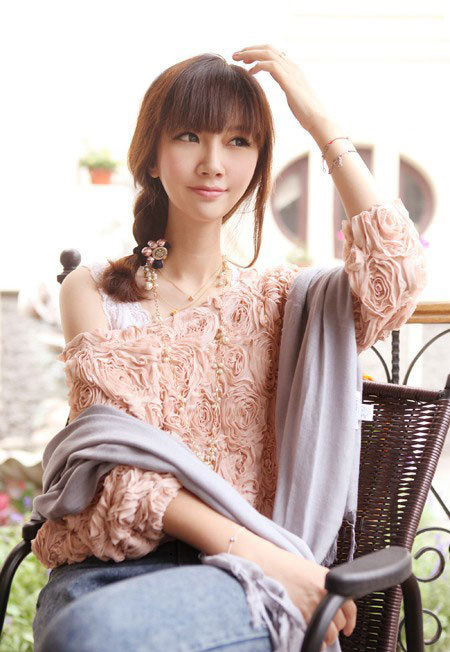
//> input picture Remap/Remap/1.jpg, 450 x 652 px
$ ./main   (built with g++ and OpenCV 4)
//> lines starting //> are read from the running program, lines starting //| are printed output that depends on the picture
//
//  main.cpp
//  Remap --- 重映射
//
//  Created by ZHHJemotion on 2016/11/3.
//  Copyright © 2016年 Lukas_Zhang. All rights reserved.
//

#include <iostream>
#include "opencv2/highgui/highgui.hpp"
#include "opencv2/imgproc/imgproc.hpp"
#include <string>

#define PATH string("/Users/zhangxingjian/Desktop/Programming/C++/OpenCV/opencv_RemapAndSURF/Remap/Remap/")
#define WINDOW_NAME "the window of destination"

using namespace cv;
using namespace std;

//----------------------- 全局变量声明 ------------------------
Mat srcImage, dstImage;
Mat mapX,mapY;

//----------------------- 全局函数申明 ------------------------
int updateMap(int key);
static void showHelpText();

//----------------------- main() function --------------------------
int main(int argc, const char * argv[]) {
    // insert code here...
    std::cout << "Hello, World!\n";

    //===================== small exercise =====================
    //定义变量
    Mat src, dst;
    Mat map_x,map_y;

    //载入原始图
    src = imread(PATH+string("1.jpg"),1);
//> src is the input picture: 652 rows x 450 cols, CV_8UC3; mean B, G, R 174, 179.4, 196.2
    //异常处理
    if (!src.data)
    {
        std::cout<<"error: we cannot read the source image!!! \n";
        return false;
    }
    imshow("the source image", src);

    //创建和原始图一样的效果图，x重映射图，y重映射图
    dst.create(src.size(), src.type());
    map_x.create(src.size(), CV_32FC1);
    map_y.create(src.size(), CV_32FC1);

    //双层循环，遍历每一个像素点，改变map_x和map_y的值
    for (int j = 0; j < src.rows; j++)
    {
        for (int i = 0; i < src.cols; i++)
        {
            //改变map_x和map_y的值
            map_x.at<float>(j,i) = static_cast<float>(i);
            map_y.at<float>(j,i) = static_cast<float>(src.rows-j);
            // (i,j)表示的与(x,y)相反，且在 opencv 中原点在图的左上角
        }
    }
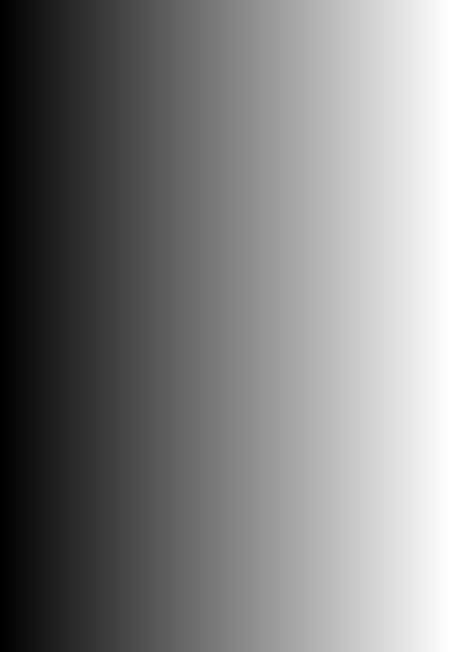
//> map_x: 652 rows x 450 cols, CV_32FC1; min 0, max 449, mean 224.5; drawn with min black and max white
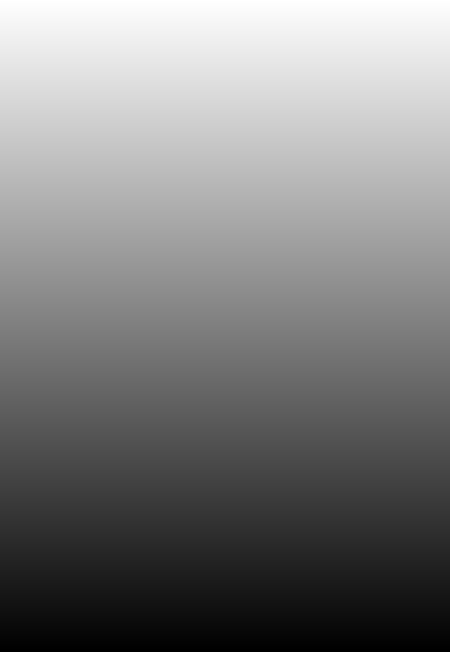
//> map_y: 652 rows x 450 cols, CV_32FC1; min 1, max 652, mean 326.5; drawn with min black and max white

    //进行重映射操作
    remap(src, dst, map_x, map_y, CV_INTER_LINEAR);
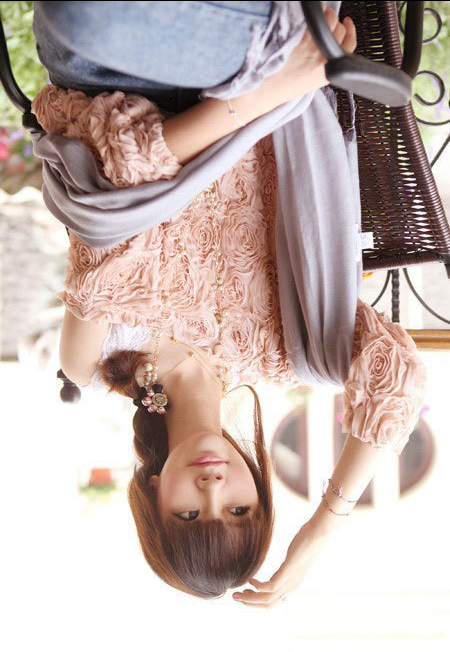
//> dst: 652 rows x 450 cols, CV_8UC3; mean B, G, R 173.6, 179, 195.8

    //显示效果图
    imshow("the result", dst);

    waitKey(0);
    //===============================================================

    //========================= 综合范例 =============================

    showHelpText(); //显示帮助文字

    //载入原始图
    srcImage = imread(PATH+string("1.jpg"),1);
    //异常处理
    if (!srcImage.data)
    {
        printf("error: we cannot read the source image! \n");
        return false;
    }
    imshow("the original image", srcImage);
    //创建窗口并显示
    namedWindow(WINDOW_NAME, CV_WINDOW_AUTOSIZE);
    imshow(WINDOW_NAME, srcImage);

    //创建和原始图一样的效果图，x重映射图，y重映射图
    dstImage.create(srcImage.size(), srcImage.type());
    mapX.create(srcImage.size(), CV_32FC1);
    mapY.create(srcImage.size(), CV_32FC1);

    //轮询按键，更新mapX和mapY的值，进行重映射操作并显示效果图
    while (1)
    {
        //获得键盘按键
        int key = waitKey(0);
//> the Esc key is pressed

        //判断ESC是否按下，若按下便退出
        if ((key & 255) == 27)
        {
            cout << "程序退出...........\n";
            break;
        }

        //根据按下的键盘来更新mapX和mapY的值，然后调用remap()进行映射
        updateMap(key);
        remap(srcImage, dstImage, mapX, mapY, CV_INTER_LINEAR);

        //显示效果图
        imshow(WINDOW_NAME, dstImage);
    }


    return 0;
}


//------------------------ updateMap() function ----------------------------
//   根据按键来更新mapX和mapY的值
//--------------------------------------------------------------------------
int updateMap(int key)
{
    //双层循环，遍历每一个像素点
    for (int j = 0; j < srcImage.rows; j++)
    {
        for (int i = 0; i < srcImage.cols; i++)
        {
            switch(key)
            {
                case '1': //按键1表示向内收缩的重映射
                    if (i > srcImage.cols*0.25 && i < srcImage.cols*0.75 && j > srcImage.rows*0.25 && j < srcImage.cols*0.75)
                    {
                        mapX.at<float>(j,i) = static_cast<float>(2*(i-srcImage.cols*0.25)+0.5);
                        //mapY.at<float>(j,i) = static_cast<float>(2*(j-srcImage.rows*0,25)+0.5);
                    }
                    else
                    {
                        mapX.at<float>(j,i) = 0;
                        mapY.at<float>(j,i) = 0;
                    }
                    break;
                case '2': //按键2表示关于竖直方向对称
                    mapX.at<float>(j,i) = static_cast<float>(i);
                    mapY.at<float>(j,i) = static_cast<float>(srcImage.rows - j);
                    break;
                case '3': //按键3表示关于水平方向对称
                    mapX.at<float>(j,i) = static_cast<float>(srcImage.cols - i);
                    mapY.at<float>(j,i) = static_cast<float>(j);
                    break;
                case '4': //按键4表示关于中心点对称
                    mapX.at<float>(j,i) = static_cast<float>(srcImage.cols - i);
                    mapY.at<float>(j,i) = static_cast<float>(srcImage.rows - j);
                    break;
            }
        }
    }
    return true;
}


//-----------------------------------【showHelpText( )函数】----------------------------------
//      描述：输出一些帮助信息
//----------------------------------------------------------------------------------------------
static void showHelpText()
{
    //输出一些帮助信息
    printf("\n\n\n\t欢迎来到重映射示例程序~\n\n");
    //printf("\t当前使用的OpenCV版本为 OpenCV "CV_VERSION);
    std::cout<<"\t当前使用的OpenCV版本为 OpenCV"<<CV_VERSION;
    printf( "\n\n\t按键操作说明: \n\n"
           "\t\t键盘按键【ESC】- 退出程序\n"
           "\t\t键盘按键【1】- 表示向内收缩的重映射\n"
           "\t\t键盘按键【2】- 表示关于竖直方向对称\n"
           "\t\t键盘按键【3】- 表示关于水平方向对称\n"
           "\t\t键盘按键【4】- 表示关于中心点对称\n"
           "\n\n\t\t\t\t\t\t\t\t by ZHHJemotion\n\n\n"
           );
}

$ run again, with Remap/Remap/2.jpg copied over Remap/Remap/1.jpg
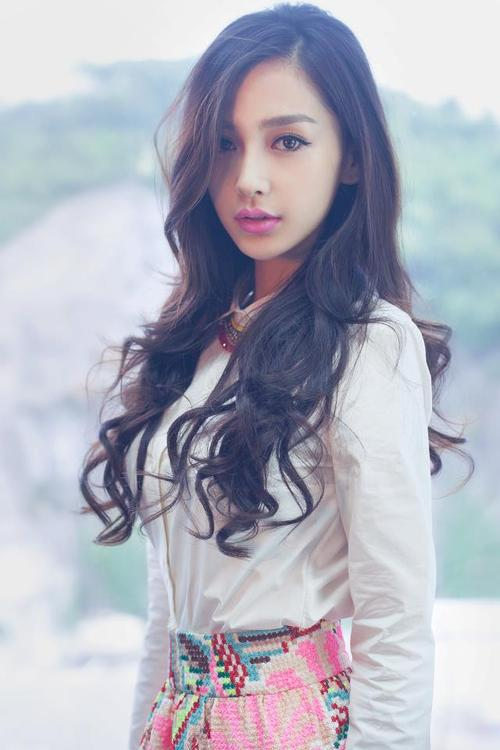
//> input picture Remap/Remap/2.jpg, 500 x 750 px
//> src is the input picture: 750 rows x 500 cols, CV_8UC3; mean B, G, R 190.8, 178.1, 176.2
//> `remap(src, dst, map_x, map_y, CV_INTER_LINEAR);`:
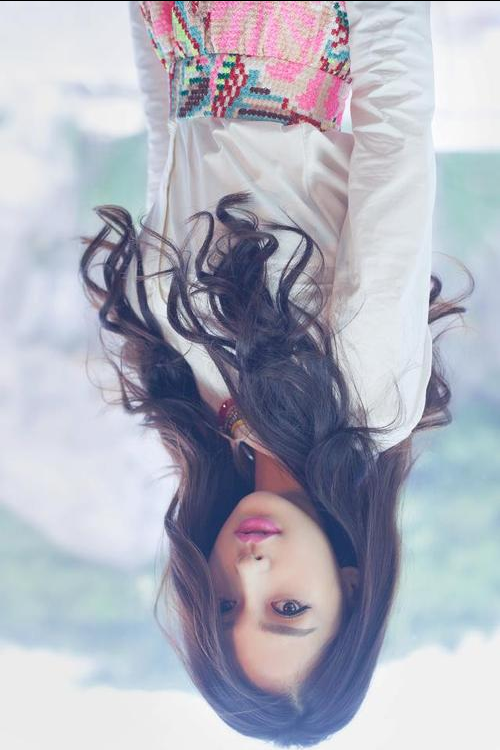
//> dst: 750 rows x 500 cols, CV_8UC3; mean B, G, R 190.5, 177.8, 175.9
